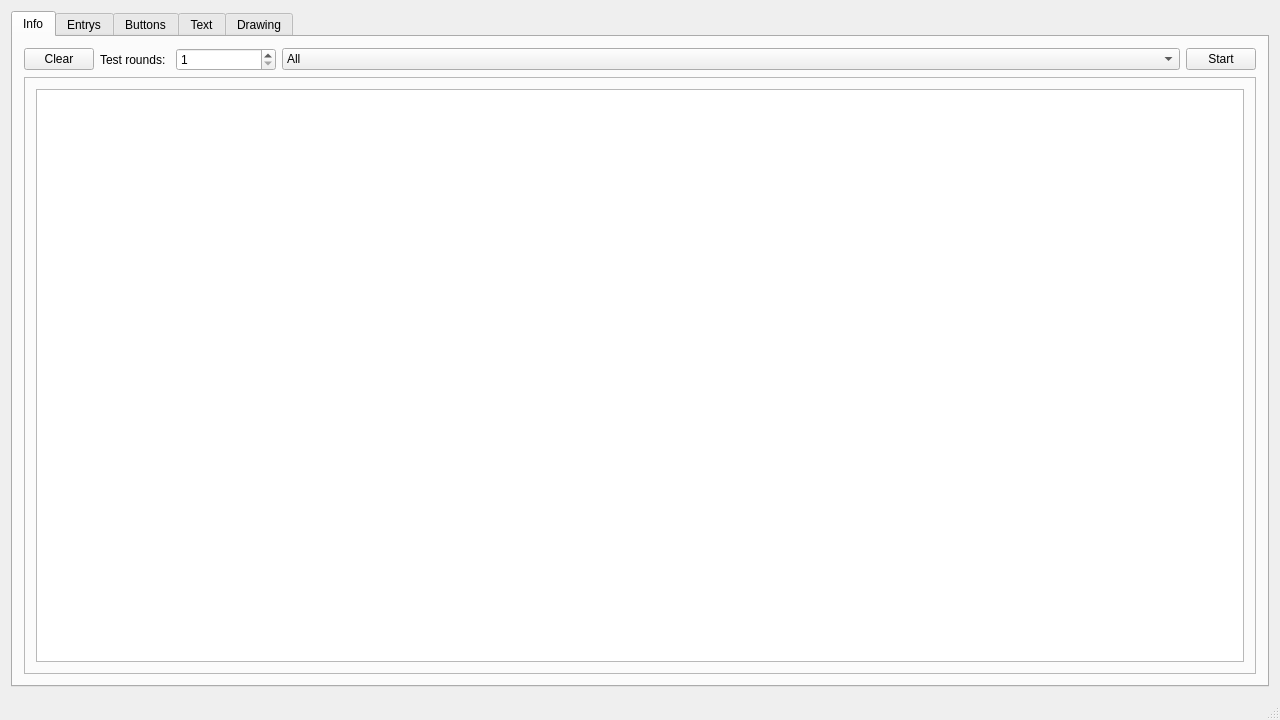
<?xml version="1.0" encoding="UTF-8"?>
<ui version="4.0">
 <class>MainWindow</class>
 <widget class="QMainWindow" name="MainWindow">
  <property name="geometry">
   <rect>
    <x>0</x>
    <y>0</y>
    <width>1280</width>
    <height>720</height>
   </rect>
  </property>
  <property name="windowTitle">
   <string>TwoPanelView Qtperf</string>
  </property>
  <widget class="QWidget" name="centralWidget">
   <layout class="QGridLayout" name="gridLayout">
    <item row="0" column="0">
     <widget class="QTabWidget" name="tabMain">
      <property name="currentIndex">
       <number>0</number>
      </property>
      <widget class="QWidget" name="tabInfo">
       <attribute name="title">
        <string>Info</string>
       </attribute>
       <layout class="QGridLayout" name="gridLayout_3">
        <item row="0" column="0">
         <widget class="QPushButton" name="buttonReset">
          <property name="maximumSize">
           <size>
            <width>70</width>
            <height>16777215</height>
           </size>
          </property>
          <property name="text">
           <string>Clear</string>
          </property>
         </widget>
        </item>
        <item row="0" column="1">
         <widget class="QLabel" name="labelRounds">
          <property name="maximumSize">
           <size>
            <width>70</width>
            <height>16777215</height>
           </size>
          </property>
          <property name="text">
           <string>Test rounds:</string>
          </property>
         </widget>
        </item>
        <item row="0" column="2">
         <widget class="QSpinBox" name="spinRounds">
          <property name="maximumSize">
           <size>
            <width>100</width>
            <height>16777215</height>
           </size>
          </property>
          <property name="minimum">
           <number>1</number>
          </property>
          <property name="maximum">
           <number>10000</number>
          </property>
          <property name="value">
           <number>1</number>
          </property>
         </widget>
        </item>
        <item row="0" column="3">
         <widget class="QComboBox" name="comboTests">
          <item>
           <property name="text">
            <string>All</string>
           </property>
          </item>
          <item>
           <property name="text">
            <string>QLineEdit</string>
           </property>
          </item>
          <item>
           <property name="text">
            <string>QComboBox</string>
           </property>
          </item>
          <item>
           <property name="text">
            <string>QComboBoxEntry</string>
           </property>
          </item>
          <item>
           <property name="text">
            <string>QSpinBox</string>
           </property>
          </item>
          <item>
           <property name="text">
            <string>QProgressBar</string>
           </property>
          </item>
          <item>
           <property name="text">
            <string>QPushButton</string>
           </property>
          </item>
          <item>
           <property name="text">
            <string>QCheckBox</string>
           </property>
          </item>
          <item>
           <property name="text">
            <string>QRadioButton</string>
           </property>
          </item>
          <item>
           <property name="text">
            <string>QTextEdit - Add text</string>
           </property>
          </item>
          <item>
           <property name="text">
            <string>QTextEdit - Scroll</string>
           </property>
          </item>
          <item>
           <property name="text">
            <string>QPainter- Lines</string>
           </property>
          </item>
          <item>
           <property name="text">
            <string>QPainter - Circles</string>
           </property>
          </item>
          <item>
           <property name="text">
            <string>QPainter - Text</string>
           </property>
          </item>
          <item>
           <property name="text">
            <string>QPainter - Image</string>
           </property>
          </item>
         </widget>
        </item>
        <item row="0" column="4">
         <widget class="QPushButton" name="buttonRun">
          <property name="maximumSize">
           <size>
            <width>70</width>
            <height>16777215</height>
           </size>
          </property>
          <property name="text">
           <string>Start</string>
          </property>
         </widget>
        </item>
        <item row="1" column="0" colspan="5">
         <widget class="QFrame" name="frame">
          <property name="frameShape">
           <enum>QFrame::StyledPanel</enum>
          </property>
          <property name="frameShadow">
           <enum>QFrame::Raised</enum>
          </property>
          <layout class="QGridLayout" name="gridLayout_2">
           <item row="0" column="0">
            <widget class="QTextEdit" name="textConsole"/>
           </item>
          </layout>
         </widget>
        </item>
       </layout>
      </widget>
      <widget class="QWidget" name="tabEntrys">
       <attribute name="title">
        <string>Entrys</string>
       </attribute>
       <layout class="QGridLayout" name="gridLayout_4">
        <item row="0" column="1">
         <spacer name="verticalSpacer_2">
          <property name="orientation">
           <enum>Qt::Vertical</enum>
          </property>
          <property name="sizeHint" stdset="0">
           <size>
            <width>20</width>
            <height>40</height>
           </size>
          </property>
         </spacer>
        </item>
        <item row="1" column="1">
         <widget class="QLineEdit" name="testLineEdit">
          <property name="sizePolicy">
           <sizepolicy hsizetype="Expanding" vsizetype="Fixed">
            <horstretch>0</horstretch>
            <verstretch>0</verstretch>
           </sizepolicy>
          </property>
          <property name="minimumSize">
           <size>
            <width>300</width>
            <height>0</height>
           </size>
          </property>
         </widget>
        </item>
        <item row="2" column="1">
         <widget class="QComboBox" name="testComboBox">
          <item>
           <property name="text">
            <string>Selection 1</string>
           </property>
          </item>
          <item>
           <property name="text">
            <string>Selection 2</string>
           </property>
          </item>
          <item>
           <property name="text">
            <string>Selection 3</string>
           </property>
          </item>
          <item>
           <property name="text">
            <string>Selection 4</string>
           </property>
          </item>
          <item>
           <property name="text">
            <string>Selection 5</string>
           </property>
          </item>
          <item>
           <property name="text">
            <string>Selection 6</string>
           </property>
          </item>
          <item>
           <property name="text">
            <string>Selection 7</string>
           </property>
          </item>
          <item>
           <property name="text">
            <string>Selection 8</string>
           </property>
          </item>
          <item>
           <property name="text">
            <string>Selection 9</string>
           </property>
          </item>
          <item>
           <property name="text">
            <string>Selection 10</string>
           </property>
          </item>
         </widget>
        </item>
        <item row="3" column="0">
         <spacer name="horizontalSpacer">
          <property name="orientation">
           <enum>Qt::Horizontal</enum>
          </property>
          <property name="sizeHint" stdset="0">
           <size>
            <width>10</width>
            <height>20</height>
           </size>
          </property>
         </spacer>
        </item>
        <item row="3" column="1">
         <widget class="QComboBox" name="testComboBoxEd">
          <property name="editable">
           <bool>true</bool>
          </property>
          <item>
           <property name="text">
            <string>Selection 1</string>
           </property>
          </item>
          <item>
           <property name="text">
            <string>Selection 2</string>
           </property>
          </item>
          <item>
           <property name="text">
            <string>Selection 3</string>
           </property>
          </item>
          <item>
           <property name="text">
            <string>Selection 4</string>
           </property>
          </item>
          <item>
           <property name="text">
            <string>Selection 5</string>
           </property>
          </item>
          <item>
           <property name="text">
            <string>Selection 6</string>
           </property>
          </item>
          <item>
           <property name="text">
            <string>Selection 7</string>
           </property>
          </item>
          <item>
           <property name="text">
            <string>Selection 8</string>
           </property>
          </item>
          <item>
           <property name="text">
            <string>Selection 9</string>
           </property>
          </item>
          <item>
           <property name="text">
            <string>Selection 10</string>
           </property>
          </item>
         </widget>
        </item>
        <item row="3" column="2">
         <spacer name="horizontalSpacer_2">
          <property name="orientation">
           <enum>Qt::Horizontal</enum>
          </property>
          <property name="sizeHint" stdset="0">
           <size>
            <width>10</width>
            <height>20</height>
           </size>
          </property>
         </spacer>
        </item>
        <item row="4" column="1">
         <widget class="QSpinBox" name="testSpinBox">
          <property name="minimum">
           <number>1</number>
          </property>
          <property name="maximum">
           <number>1000</number>
          </property>
         </widget>
        </item>
        <item row="5" column="1">
         <widget class="QProgressBar" name="testProgressBar">
          <property name="value">
           <number>0</number>
          </property>
         </widget>
        </item>
        <item row="6" column="1">
         <spacer name="verticalSpacer">
          <property name="orientation">
           <enum>Qt::Vertical</enum>
          </property>
          <property name="sizeHint" stdset="0">
           <size>
            <width>20</width>
            <height>40</height>
           </size>
          </property>
         </spacer>
        </item>
       </layout>
      </widget>
      <widget class="QWidget" name="tabButtons">
       <attribute name="title">
        <string>Buttons</string>
       </attribute>
       <layout class="QGridLayout" name="gridLayout_5">
        <item row="0" column="1">
         <spacer name="verticalSpacer_3">
          <property name="orientation">
           <enum>Qt::Vertical</enum>
          </property>
          <property name="sizeHint" stdset="0">
           <size>
            <width>20</width>
            <height>82</height>
           </size>
          </property>
         </spacer>
        </item>
        <item row="1" column="1">
         <widget class="QPushButton" name="testButton">
          <property name="minimumSize">
           <size>
            <width>200</width>
            <height>0</height>
           </size>
          </property>
          <property name="text">
           <string>PushButton</string>
          </property>
         </widget>
        </item>
        <item row="2" column="0" rowspan="2">
         <spacer name="horizontalSpacer_3">
          <property name="orientation">
           <enum>Qt::Horizontal</enum>
          </property>
          <property name="sizeHint" stdset="0">
           <size>
            <width>184</width>
            <height>20</height>
           </size>
          </property>
         </spacer>
        </item>
        <item row="2" column="1">
         <widget class="QCheckBox" name="testCheckBox">
          <property name="text">
           <string>CheckBox</string>
          </property>
         </widget>
        </item>
        <item row="3" column="2" rowspan="2">
         <spacer name="horizontalSpacer_4">
          <property name="orientation">
           <enum>Qt::Horizontal</enum>
          </property>
          <property name="sizeHint" stdset="0">
           <size>
            <width>184</width>
            <height>20</height>
           </size>
          </property>
         </spacer>
        </item>
        <item row="4" column="1">
         <widget class="QRadioButton" name="testRadioButton1">
          <property name="text">
           <string>RadioButton</string>
          </property>
         </widget>
        </item>
        <item row="5" column="1">
         <widget class="QRadioButton" name="testRadioButton2">
          <property name="text">
           <string>RadioButton</string>
          </property>
          <property name="checked">
           <bool>true</bool>
          </property>
         </widget>
        </item>
        <item row="6" column="1">
         <spacer name="verticalSpacer_4">
          <property name="orientation">
           <enum>Qt::Vertical</enum>
          </property>
          <property name="sizeHint" stdset="0">
           <size>
            <width>20</width>
            <height>81</height>
           </size>
          </property>
         </spacer>
        </item>
       </layout>
      </widget>
      <widget class="QWidget" name="tabText">
       <attribute name="title">
        <string>Text</string>
       </attribute>
       <layout class="QVBoxLayout" name="verticalLayout">
        <item>
         <widget class="QTextEdit" name="testTextEdit"/>
        </item>
       </layout>
      </widget>
      <widget class="QWidget" name="tabDrawing">
       <attribute name="title">
        <string>Drawing</string>
       </attribute>
       <layout class="QGridLayout" name="gridLayout_6">
        <property name="leftMargin">
         <number>20</number>
        </property>
        <property name="topMargin">
         <number>6</number>
        </property>
        <property name="rightMargin">
         <number>20</number>
        </property>
        <property name="bottomMargin">
         <number>20</number>
        </property>
        <item row="0" column="0">
         <widget class="QLabel" name="labelQPainter">
          <property name="maximumSize">
           <size>
            <width>16777215</width>
            <height>20</height>
           </size>
          </property>
          <property name="font">
           <font>
            <weight>75</weight>
            <bold>true</bold>
           </font>
          </property>
          <property name="text">
           <string>QPainter</string>
          </property>
          <property name="textFormat">
           <enum>Qt::PlainText</enum>
          </property>
         </widget>
        </item>
        <item row="1" column="0">
         <widget class="TestWidget" name="testDrawWidget" native="true"/>
        </item>
       </layout>
      </widget>
     </widget>
    </item>
   </layout>
  </widget>
  <widget class="QStatusBar" name="statusBar"/>
 </widget>
 <layoutdefault spacing="6" margin="11"/>
 <customwidgets>
  <customwidget>
   <class>TestWidget</class>
   <extends>QWidget</extends>
   <header>testwidget.h</header>
   <container>1</container>
  </customwidget>
 </customwidgets>
 <resources/>
 <connections/>
</ui>
